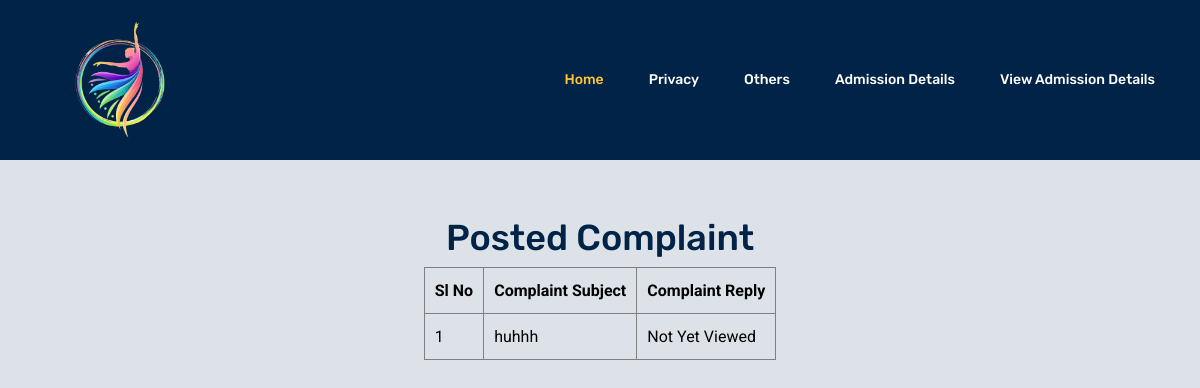
Page /Project/Student/PostedComplaint.php on the earlier database version.
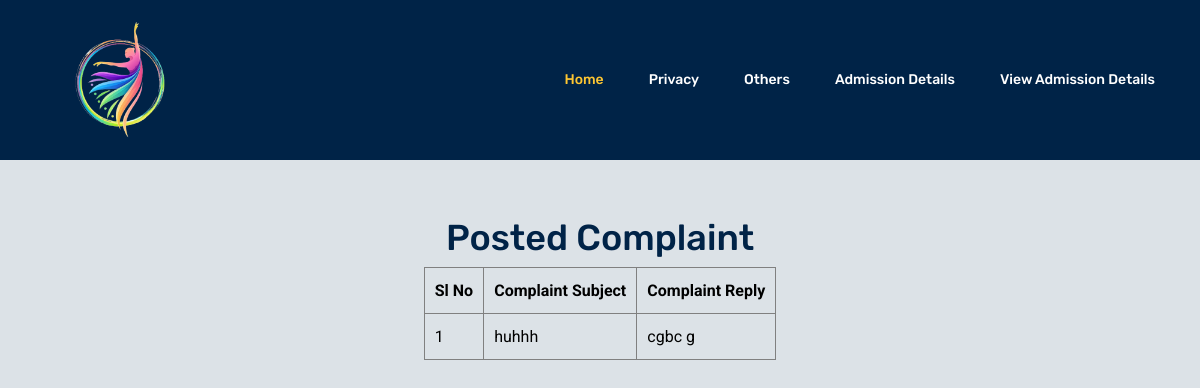
Same page on the later database version.
### tables this page shows
CREATE TABLE `tbl_complaint` (
  `complaint_id` int(11) NOT NULL auto_increment,
  `complaint_content` varchar(100) NOT NULL,
  `complaint_date` varchar(100) NOT NULL,
  `student_id` int(11) NOT NULL,
  `complaint_reply` varchar(100) NOT NULL,
  `trainer_id` int(11) NOT NULL,
  `complaint_status` int(50) NOT NULL default '0',
  PRIMARY KEY  (`complaint_id`)
);

### Project/Student/PostedComplaint.php (the view, shortened to what this page needs)
<?php
include("Head.php");
?>
<!DOCTYPE html PUBLIC "-//W3C//DTD XHTML 1.0 Transitional//EN" "http://www.w3.org/TR/xhtml1/DTD/xhtml1-transitional.dtd">
<html xmlns="http://www.w3.org/1999/xhtml">
<head>
</head>
<body style="background-color:rgb(220, 226, 231);color: black;">
<body>
<p><a href="HomePage.php"> Home</a></p>
<br><br><br><br><br><br><br>
<center><h1>Posted Complaint</h1></center>
<form id="form1" name="form1" method="post" action="">
 <center> <table border="1" align="center" cellpadding="10">
    <tr>
      <th>Sl No</th>
      <th>Complaint Subject</th>
       <th>Complaint Reply</th>
    </tr>
   <?php
	$selectQry="select * from tbl_complaint where student_id='".$_SESSION["student_id"]."'  ";
	$row=mysql_query($selectQry);
	$i=0;
	while($data=mysql_fetch_array($row))
	{
	$i++;
	?>
    <tr>
      <td><?php echo $i ?></td>
      <td><?php echo $data["complaint_content"] ?></td>
       <td><?php
       if($data["complaint_reply"]=="")
       {
        echo "Not Yet Viewed";
       }
       else
       {
       echo $data["complaint_reply"] ;
       }
       ?></td>
    </tr>
    <?php
	}
	?>
  </table>
  </center>
</form>
<br><br><br><br><br><br><br>
</body>
</html>

Differences in the rows shown:
changed tbl_complaint "huhhh": complaint_reply (not shown) → "cgbc g"; no longer shows "Not Yet Viewed"
